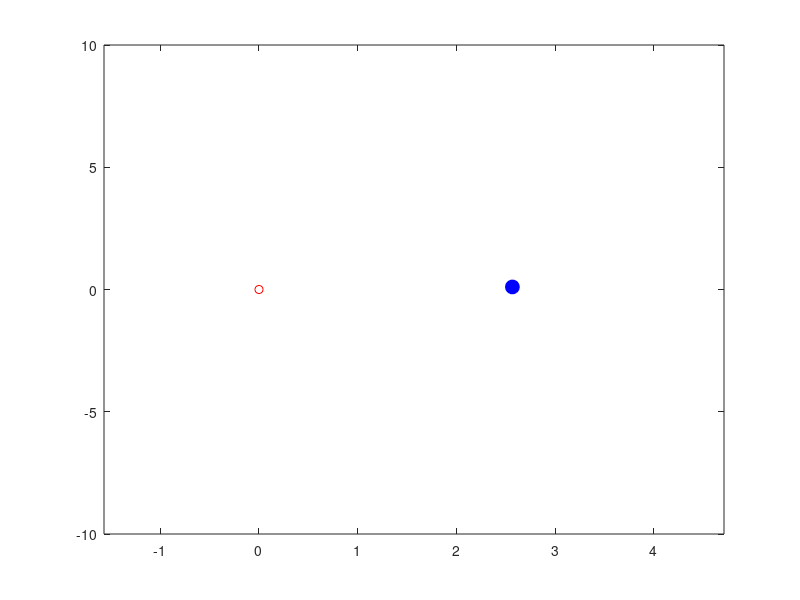

MATLAB code for this plot: (Note: this script raises an error after producing the figure.)
%% Code setup (Do not modify, but please read) %%%%%%%%%%%%%%%%%%%%%%%%%%%%%%%%%%%%%%%%%%%%%

% Bounds on world
world_bounds_th = [-pi/2,(3/2)*pi];
world_bounds_thdot = [-10,10];




% Start and goal positions
figure(1); clf;
xs = (world_bounds_th(2) - world_bounds_th(1))*rand(1) + world_bounds_th(1);
ys = (world_bounds_thdot(2) - world_bounds_thdot(1))*rand(1) + world_bounds_thdot(1);
xy_start = [xs;ys]; plot(xy_start(1),xy_start(2),'bo','MarkerFaceColor','b','MarkerSize',10);

% Initialize PRM. The PRM will be represented as a 2 x N list of points, and the connections
% between vertices will be represented as a N x N matrix of edges. Finally, the distances 
% between vertices will be represented as a N x N matrix of distances. 
no_nodes = 10;
prm_verts = zeros(2,no_nodes);
prm_graph = zeros(no_nodes);
prm_verts(:,1) = xy_start;

N = 1;

%%%%%%%%%%%%%%%%%%%%%%%%%%%%%%%%%%%%%%%%%%%%%%%%%%%%%%%%%%%%%%%%%%%%%%%%%%%%%%%%%%%%%%%%%%%%%%%
% The number of closest vertices considered for each new point
k_verts = 5
%%%%%%%%%%%%%%%%%%%%%%%%%%%%%%%%%%%%%%%%%%%%%%%%%%%%%%%%%%%%%%%%%%%%%%%%%%%%%%%%%%%%%%%%%%%%%%%
figure(1); hold on;
axis([world_bounds_th, world_bounds_thdot]);
hxy = plot(0,0,'ro');
% PRM algorithm
while N < no_nodes;
    % Sample point
    rnd = rand(1);
    % With probability 0.05, sample a random point from another tree. 
    if rnd < 0.05
        xy = xy_goal;
    else
        % Sample from space with probability 0.95
        xs = (world_bounds_th(2) - world_bounds_th(1))*rand(1) + world_bounds_th(1);
        ys = (world_bounds_thdot(2) - world_bounds_thdot(1))*rand(1) + world_bounds_thdot(1);
        xy = [xs;ys];
    end
    
    %%%%%%%%%%%%%%%%%%%%%%%%%%%%%%%%%%%%%%%%%%%%%%%%%%%%%%%%%%%%%%%%%%%%%%%%%%%%%%%%%%%%%%%%
    % Extend closest vertex in direction of random point
    %%%%%%%%%%%%%%%%%%%%%%%%%%%%%%%%%%%%%%%%%%%%%%%%%%%%%%%%%%%%%%%%%%%%%%%%%%%%%%%%%%%%%%%%

    [closest_vert,K,ix] = closestVertexLQR(prm_verts(:,1:N),xy);
    % This will be the new vertex added to the graph
    new_vert = extendLQR(closest_vert,xy,K); 

    %%%%%%%%%%%%%%%%%%%%%%%%%%%%%%%%%%%%%%%%%%%%%%%%%%%%%%%%%%%%%%%%%%%%%%%%%%%%%%%%%%%%%%%%
    % If it is collision free, add it to tree    
    %%%%%%%%%%%%%%%%%%%%%%%%%%%%%%%%%%%%%%%%%%%%%%%%%%%%%%%%%%%%%%%%%%%%%%%%%%%%%%%%%%%%%%%%
    N = N+1;
    if N > size(prm_verts,2)
        prm_verts = [prm_verts zeros(size(prm_verts))];
    end
    prm_verts(:,N) = new_vert;
    
    disp(N);

    %%%%%%%%%%%%%%%%%%%%%%%%%%%%%%%%%%%%%%%%%%%%%%%%%%%%%%%%%%%%%%%%%%%%%%%%%%%%%%%%%%%%%%%%
    % Extend closest k - 1 vertices to the newly formed vertex if they can get there
    %%%%%%%%%%%%%%%%%%%%%%%%%%%%%%%%%%%%%%%%%%%%%%%%%%%%%%%%%%%%%%%%%%%%%%%%%%%%%%%%%%%%%%%%

    [closest_vertices,K,ix] = closestVerticesLQR(prm_verts(:,1:N),new_vert,k_verts-1);
    % Now we need to dircol to the new vert TODO 
    new_verts = addEdgesLQR(closest_vertices,new_vert,K); 

    %%%%%%%%%%%%%%%%%%%%%%%%%%%%%%%%%%%%%%%%%%%%%%%%%%%%%%%%%%%%%%%%%%%%%%%%%%%%%%%%%%%%%%%%
    % Now we check if those vertices are near the closest vertices and form links if yes
    %%%%%%%%%%%%%%%%%%%%%%%%%%%%%%%%%%%%%%%%%%%%%%%%%%%%%%%%%%%%%%%%%%%%%%%%%%%%%%%%%%%%%%%%
    for k = 1:k_verts 
        if norm(new_verts(1:2,k)-new_vert) < 0.25
            prm_graph = addConnection(prm_graph,prm_verts,new_verts(:,k),new_vert)
        end 
    end 

    delete(hxy);
    figure(1);
    hxy = plot(xy(1),xy(2),'r.');axis([world_bounds_th, world_bounds_thdot]); 

    
    %%%%%%%%%%%%%%%%%%%%%%%%%%%%%%%%%%%%%%%%%%%%%%%%%%%%%%%%%%%%%%%%%%%%%%%%%%%%%%%%%%%%
    
     
    % Plot extension (Comment the next few lines out if you want your code to
    % run a bit quicker. The plotting is useful for debugging though.)
    figure(1)
    hold on
    plot(new_vert(1),new_vert(2),'bo','MarkerFaceColor','b','MarkerSize',5);
    % Plot line (but only if we are not wrapping to the other side of the
    % plot)
    if abs(closest_vert(1) - new_vert(1)) < 0.75*(2*pi)
        line([closest_vert(1),new_vert(1)],[closest_vert(2),new_vert(2)]);
    end
    axis([world_bounds_th, world_bounds_thdot]);
    %%%%%%%%%%%%%%%%%%%%%%%%%%%%%%%%%%%%%%%%%%%%%%%%%%%%%%%%%%%%%%%%%%%%%%%%%%%%%%%%%%%%
        
       
end

% Plot vertices in RRT
hold on;
plot(rrt_verts(1,:),rrt_verts(2,:),'bo','MarkerFaceColor','b','MarkerSize',5);
xys = []
while(N>0)
    N = rrt_verts(3,N);
    if N > 0
        disp(N);
        xys = [rrt_verts(1:2,N),xys];
    end 
end 
disp(xys);
ts = [];
for i=1:size(xys,2)
    ts = [ts, 0.1*(i-1)];
end 
xy_length = size(xys)
for k = 1:xy_length(2)-1
    first_vert = xys(:,k);
    second_vert = xys(:,k+1);
    disp(second_vert);
    if abs(first_vert(1) - second_vert(1)) < 0.75*(2*pi)
        line([first_vert(1),second_vert(1)],[first_vert(2),second_vert(2)],'Color','r');
    end
end
%disp(ts);
%pd = PendulumPlant;
%pv = PendulumVisualizer();
%traj = PPTrajectory(foh(ts,xys));
%traj = traj.setOutputFrame(pv.getInputFrame());
%playback(pv,traj);